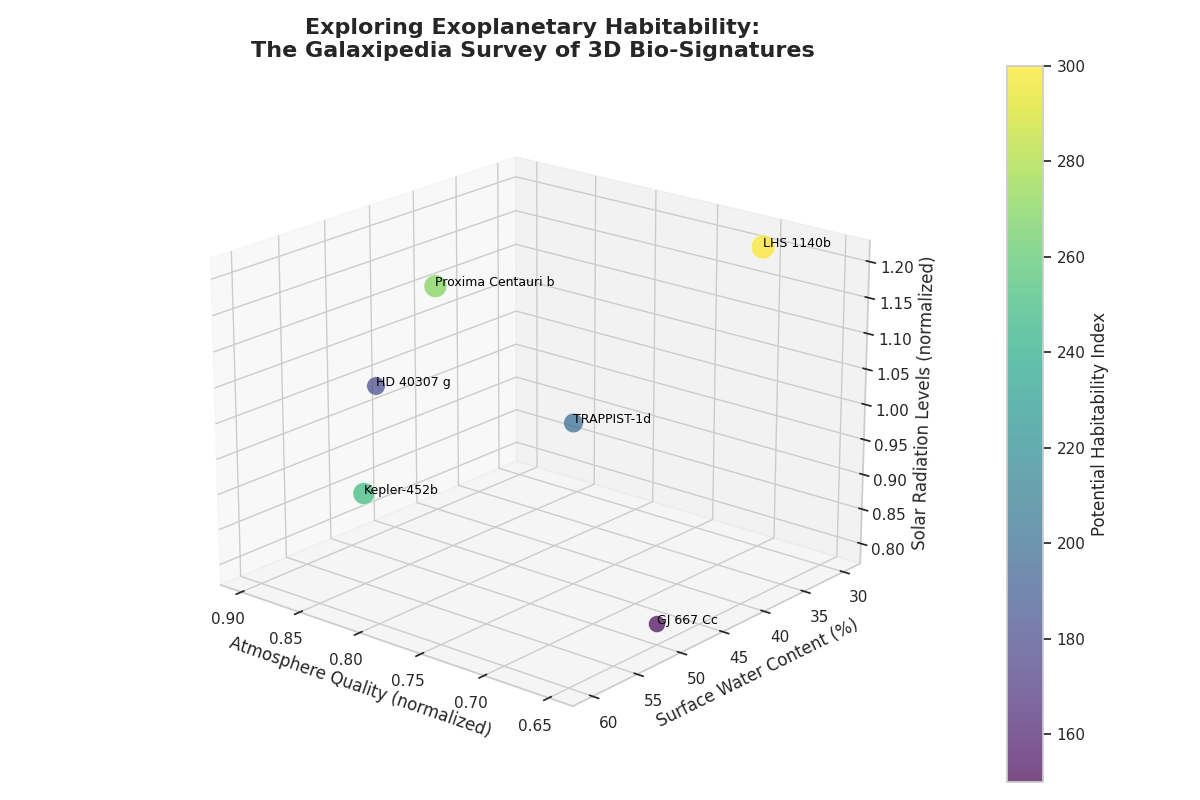

Source code (Python):
import matplotlib.pyplot as plt
from mpl_toolkits.mplot3d import Axes3D
import numpy as np

# Data for exoplanets
exoplanet_names = ['Kepler-452b', 'Proxima Centauri b', 'TRAPPIST-1d', 'LHS 1140b', 'GJ 667 Cc', 'HD 40307 g']
atmosphere_quality = [0.85, 0.90, 0.75, 0.70, 0.65, 0.80]  # Reordered values
surface_water_content = [55, 40, 45, 30, 50, 60]  # Reordered values
solar_radiation_levels = [0.9, 1.1, 1.0, 1.2, 0.8, 1.1]  # Reordered values
potential_habitability = [250, 270, 200, 300, 150, 180]  # Reordered values

# Set up the 3D plot
fig = plt.figure(figsize=(12, 8))
ax = fig.add_subplot(111, projection='3d')

# Scatter plot
scatter = ax.scatter(
    atmosphere_quality, 
    surface_water_content, 
    solar_radiation_levels, 
    s=potential_habitability, 
    c=potential_habitability, 
    cmap='viridis', 
    alpha=0.7, 
    edgecolors='w', 
    linewidth=0.5
)

# Adjust view angle for optimal display
ax.view_init(elev=20, azim=130)

# Titles and labels
ax.set_title("Exploring Exoplanetary Habitability:\nThe Galaxipedia Survey of 3D Bio-Signatures", fontsize=16, fontweight='bold')
ax.set_xlabel("Atmosphere Quality (normalized)", fontsize=12)
ax.set_ylabel("Surface Water Content (%)", fontsize=12)
ax.set_zlabel("Solar Radiation Levels (normalized)", fontsize=12)

# Annotate exoplanets
for i, name in enumerate(exoplanet_names):
    ax.text(atmosphere_quality[i], surface_water_content[i], solar_radiation_levels[i], name, fontsize=9, color='black')

# Add a color bar
cbar = plt.colorbar(scatter, pad=0.1)
cbar.set_label('Potential Habitability Index', fontsize=12)

# Ensure layout is optimized
plt.tight_layout()

# Display the plot
plt.show()
